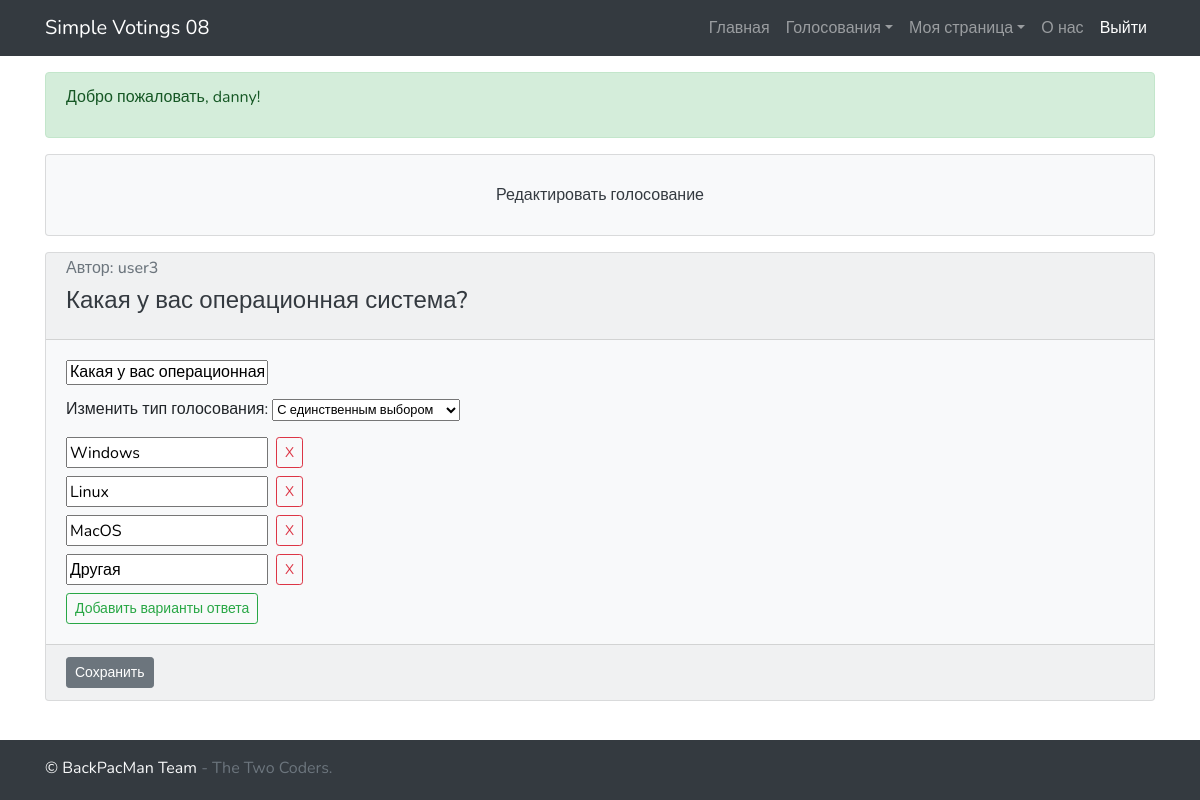
The app's page /edit/23/ (signed in), older data.
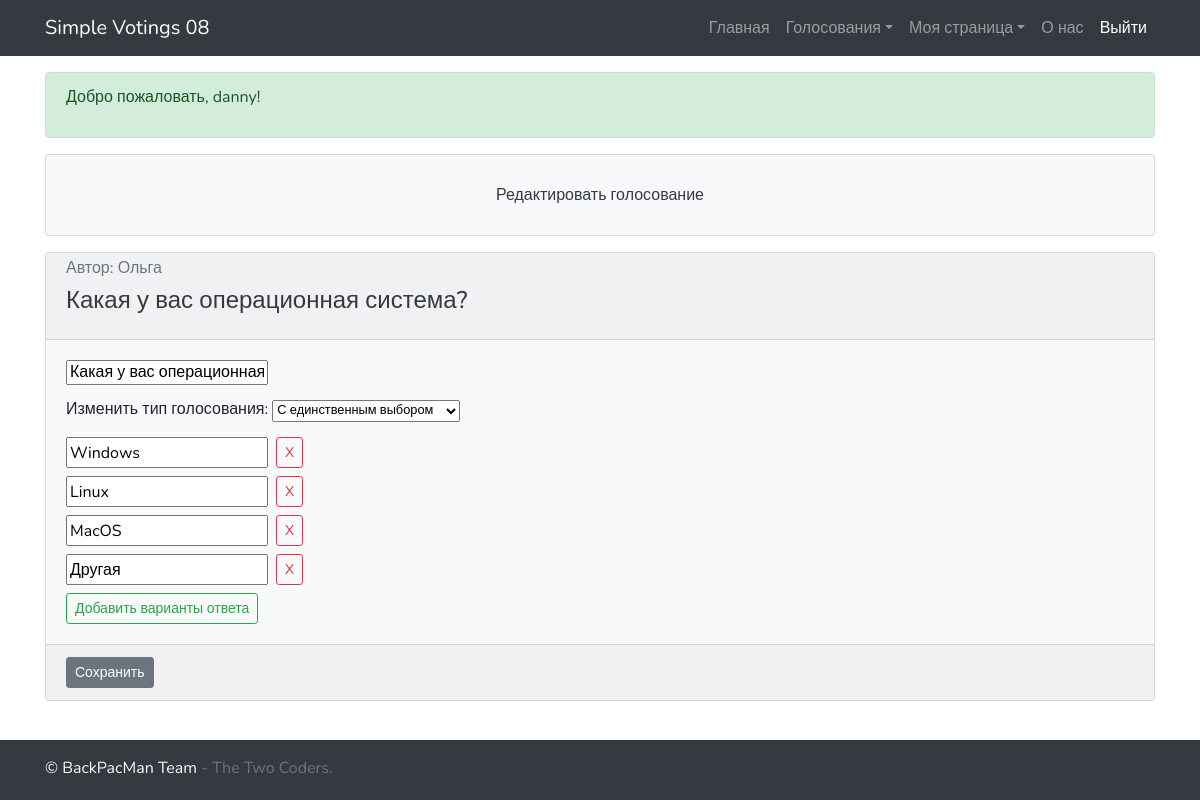
The same page, newer data.
### main_app/models.py (models this page shows, shortened)
class Voting(models.Model):
    question = models.CharField(max_length=50)
    type = models.CharField(max_length=20, default='radio')  # radio, checkbox, text_input
    author = models.ForeignKey(get_user_model(), on_delete=models.CASCADE)
    def options(self):
        return Options.objects.filter(voting_id=self.id)
    def voting_view(self):
        return "/voting/" + str(self.id)

### main_app/views.py (the view, shortened to what this page needs)
# urls.py: path('edit/<str:id>/', edit),
@login_required()
def edit(request, id):
    v = models.Voting.objects.get(id=id)
    context = {
        'voting': v,
        'pagetitle': 'Редактировать голосование',
        'menu': get_menu_context(request),
        'user': request.user,
        'main_message': 'Редактировать голосование',
        'auth_msg': greeting(request),
        'result': '',
        'id': id,
        'voting_types': voting_types(v.type)
    }
    return render(request, 'edit.html', context)

### main_app/views.py (called while the page is built)
def get_menu_context(request):
    menu_login = []
    if request.user.is_authenticated:
        menu_login.append({'url': '/logout/', 'name': 'Выйти'})
    else:
        menu_login += [{'url': '/signup/', 'name': 'Регистрация'},
                       {'url': '/login/', 'name': 'Войти'}]
    menu = [
        menu_login,
        {'url': '/', 'name': 'Главная'},
        {'url': '', 'name': 'Голосования',
         'dropdown': [
             {'url': '/home/', 'name': 'Просмотреть все'},
             {'url': '/create/', 'name': 'Создать'},
         ]},
        {'url': '/', 'name': 'Моя страница',
         'dropdown': [
             {'url': '/profile/' + str(request.user.id), 'name': 'Профиль'},
             {'url': '/edit_profile/', 'name': 'Редактировать'},
         ]},
        {'url': '/about/', 'name': 'О нас'},
    ]
    return menu

### main_app/templates/edit.html (shortened to what this page needs)
{% extends 'basic.html' %}
{% block main %}
{% block custom_js %}
{% load static %}
{% endblock %}
<div class="mb-4">
    {% include 'forms/edit.html' with action='#' %}
</div>
{% endblock %}

### main_app/templates/forms/edit.html (shortened to what this page needs)
{% extends 'forms/voting_basic.html' %}
{% block before %}
<h6 class="card-title"><input type="text" name="title" value="{{voting.question}}"></h6>
{% endblock %}
{% block main %}
<div class="my-2">
    <label>Изменить тип голосования:</label>
    <select id="myList" name="voting_type" class="small">
        {% for type in voting_types %}
        <option value="{{type.type}}">{{type.value}}</option>
        {% endfor %}
    </select>
</div>
<div class="container" id="options_container">
    {% for option in voting.options %}
    <div class="row mt-2">
        <input type="text" name="option_{{ option.id }}" value="{{option.option}}" id="{{option.id}}">
        <input type="button" class="btn btn-outline-danger btn-sm ml-2"
               name="del_{{option.id}}" value="X" id="del_{{option.id}}" onclick="delete_option({{option.id}})">
    </div>
    {% empty %}
    {{ onempty_message|default:"Пустое голосование" }}
    {% endfor %}
</div>
<div class=" mt-2">
    <button type="button" id='adder' class="btn btn-outline-success btn-sm" onclick="add_option()">Добавить варианты
        ответа
    </button>
</div>
{% endblock %}
{% block after%}
<div class="card-footer">
    <input type="submit" class="btn btn-secondary btn-sm" name="save" value="Сохранить">
</div>
{% endblock %}

### main_app/templates/forms/basic.html (shortened to what this page needs)
<form method="{% block method %}{{ method|default:'POST' }}{% endblock %}"
      action="{% block action %}{{ action|default:'/' }}{% endblock %}" id="voting_form">
    <div class="card bg-light">
        <div class="card-header" >
            <h6 class="card-subtitle mb-2 text-muted">Автор:
                {% if voting.author.first_name %} {{ voting.author.first_name }}
                {% else %} {{ voting.author }} {% endif %} </h6>
            <h4 class="card-title"><a href="{{voting.voting_view}}" class="text-dark"> {{ voting.question }}</a></h4>
        </div>
        <div {% if expand %} class="collapse" {% endif %} id="voting_{{voting.id}}">
            <div class="card-body">
                {% block before %}{% endblock %}
                {% block main %}{% endblock %}
            </div>
            {% block after %}{% endblock %}
        </div>
    </div>
</form>

Row changes from the older to the newer data that the page shows:
changed through a linked row, Voting "Какая у вас операционная система?": author.first_name (not shown) → "Ольга"; author "user3" → (not shown)
